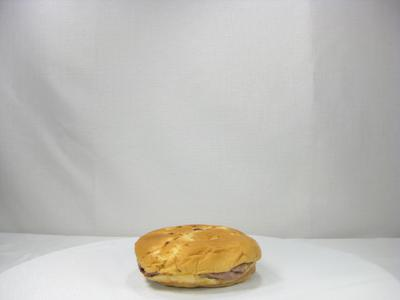
#> input picture calest/IMAGES/training/Bacon_Beef_cheddar_/zzbbd.jpg, 400 x 300 px, given as the content of the folder IMAGES/training/Bacon_Beef_cheddar_/zzbbd.jpg, which was not available
$ python trainer.py --training IMAGES/training/Bacon_Beef_cheddar_/zzbbd.jpg
#> lines starting #> are read from the running program, lines starting #| are printed output that depends on the picture; pictures that were not available may be replaced by others from this repository, and a replacement may not be noted
### sampletesting/pyimagesearch/localbinarypatterns.py
# import the necessary packages
from skimage import feature
import numpy as np

class LocalBinaryPatterns:
	def __init__(self, numPoints, radius):
		# store the number of points and radius
		self.numPoints = numPoints
		self.radius = radius

	def describe(self, image, eps=1e-7):
		# compute the Local Binary Pattern representation
		# of the image, and then use the LBP representation
		# to build the histogram of patterns
		lbp = feature.local_binary_pattern(image, self.numPoints,
			self.radius, method="uniform")
		(hist, _) = np.histogram(lbp.ravel(),
			bins=np.arange(0, self.numPoints + 3),
			range=(0, self.numPoints + 2))

		# normalize the histogram
		hist = hist.astype("float")
		hist /= (hist.sum() + eps)

		# return the histogram of Local Binary Patterns
		return hist

### calest/trainer.py
from pyimagesearch.localbinarypatterns import LocalBinaryPatterns
from sklearn.svm import SVC
from imutils import paths
import argparse
import cv2
import cPickle

ap = argparse.ArgumentParser()
ap.add_argument("-t", "--training",required=True,
	help="path to the training images")
args = vars(ap.parse_args())

desc = LocalBinaryPatterns(24, 8)
data = []
labels = []

for imagePath in paths.list_images(args["training"]):
	# load the image, convert it to grayscale, and describe it
	image = cv2.imread(imagePath)
#> image is the input picture: shape (300, 400, 3); mean B, G, R 184.8, 190.2, 192.3
	gray = cv2.cvtColor(image, cv2.COLOR_BGR2GRAY)
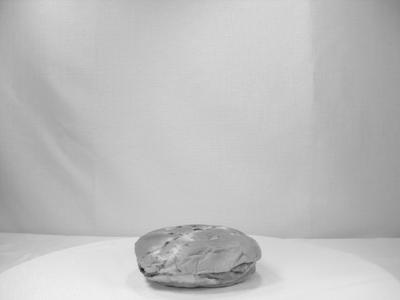
#> gray: shape (300, 400); min 30, max 239, mean 190.3
	hist = desc.describe(gray)
#> in describe, `lbp = feature.local_binary_pattern(image, self.numPoints, self.radius,..`:
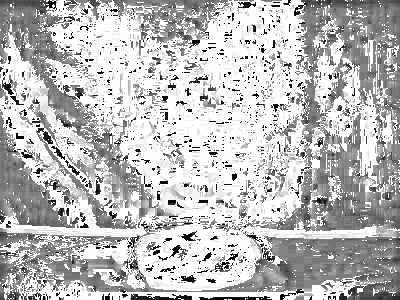
#> lbp: shape (300, 400) float64; min 0, max 25, mean 18.5; drawn with min black and max white
#> in describe, `(hist, _) = np.histogram(lbp.ravel(), bins=np.arange(0, self.numPoints..`: hist = 26 values, max 54973 at index 25, min 591 at index 5, mean 4615.4
#> in describe, `hist /= (hist.sum() + eps)`: hist = 26 values, max 0.458 at index 25, min 0.00492 at index 5, mean 0.0385

	# extract the label from the image path, then update the
	# label and data lists
	labels.append(imagePath.split("/")[-2])
	data.append(hist)

# train a Linear SVM on the data
model = SVC(C=10 ** 3, gamma=10 **2)
#> (the run stopped early here; a loop or call above may not have finished)

$ run again, on calest/IMAGES/training/Chicken_club_/zzio.jpg
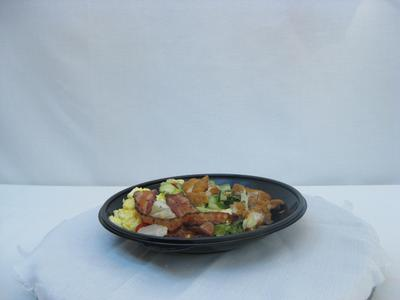
#> input picture calest/IMAGES/training/Chicken_club_/zzio.jpg, 400 x 300 px, given as the content of the folder IMAGES/training/Chicken_club_/zzio.jpg, which was not available
#> image is the input picture: shape (300, 400, 3); mean B, G, R 187.5, 177.2, 163.9
#> `gray = cv2.cvtColor(image, cv2.COLOR_BGR2GRAY)`:
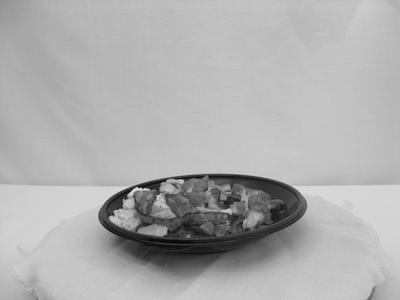
#> gray: shape (300, 400); min 3, max 232, mean 174.4
#> in describe, `lbp = feature.local_binary_pattern(image, self.numPoints, self.radius,..`:
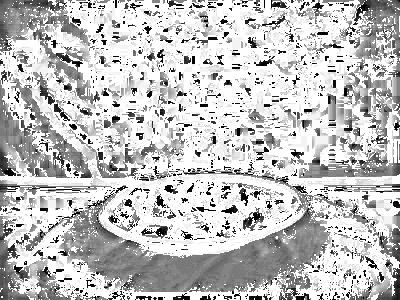
#> lbp: shape (300, 400) float64; min 0, max 25, mean 19; drawn with min black and max white
#> in describe, `(hist, _) = np.histogram(lbp.ravel(), bins=np.arange(0, self.numPoints..`: hist = 26 values, max 57581 at index 25, min 950 at index 6, mean 4615.4
#> in describe, `hist /= (hist.sum() + eps)`: hist = 26 values, max 0.48 at index 25, min 0.00792 at index 6, mean 0.0385

$ run again, on calest/IMAGES/training/Chicken_fillet_crispy_/zzfew.jpg
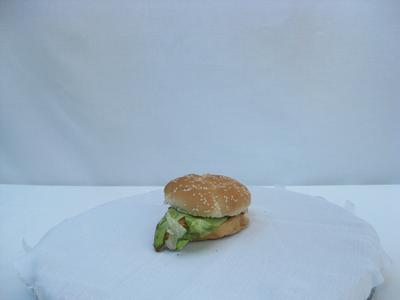
#> input picture calest/IMAGES/training/Chicken_fillet_crispy_/zzfew.jpg, 400 x 300 px, given as the content of the folder IMAGES/training/Chicken_fillet_crispy_/zzfew.jpg, which was not available
#> image is the input picture: shape (300, 400, 3); mean B, G, R 196.3, 177.7, 157.9
#> `gray = cv2.cvtColor(image, cv2.COLOR_BGR2GRAY)`:
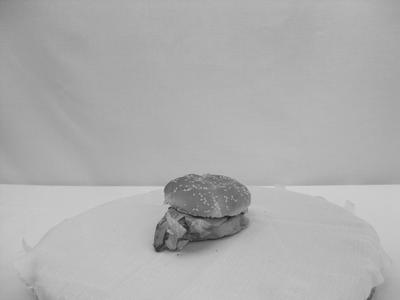
#> gray: shape (300, 400); min 27, max 212, mean 173.9
#> in describe, `lbp = feature.local_binary_pattern(image, self.numPoints, self.radius,..`:
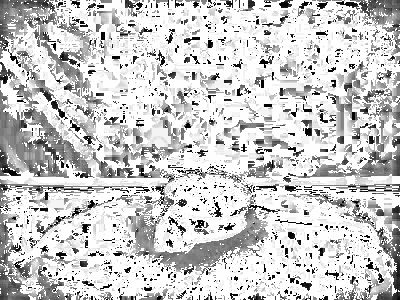
#> lbp: shape (300, 400) float64; min 0, max 25, mean 19.8; drawn with min black and max white
#> in describe, `(hist, _) = np.histogram(lbp.ravel(), bins=np.arange(0, self.numPoints..`: hist = 26 values, max 63108 at index 25, min 927 at index 4, mean 4615.4
#> in describe, `hist /= (hist.sum() + eps)`: hist = 26 values, max 0.526 at index 25, min 0.00772 at index 4, mean 0.0385
